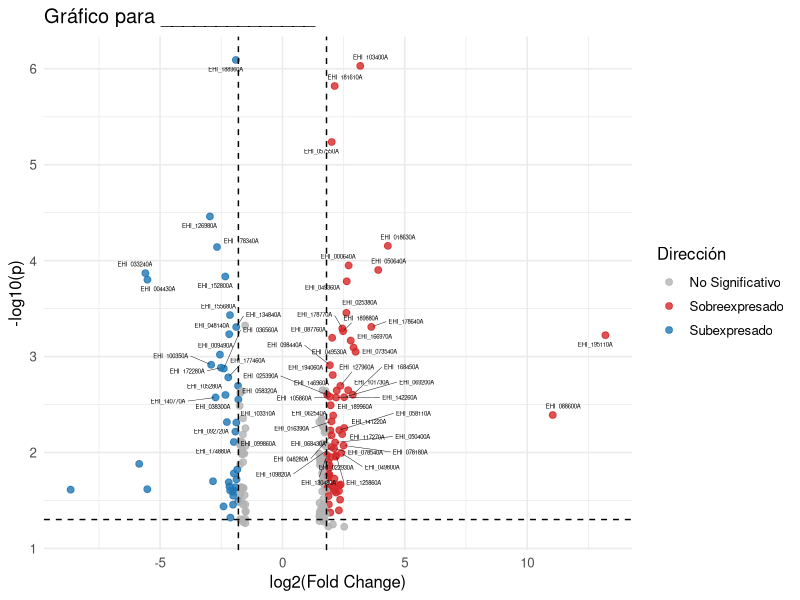
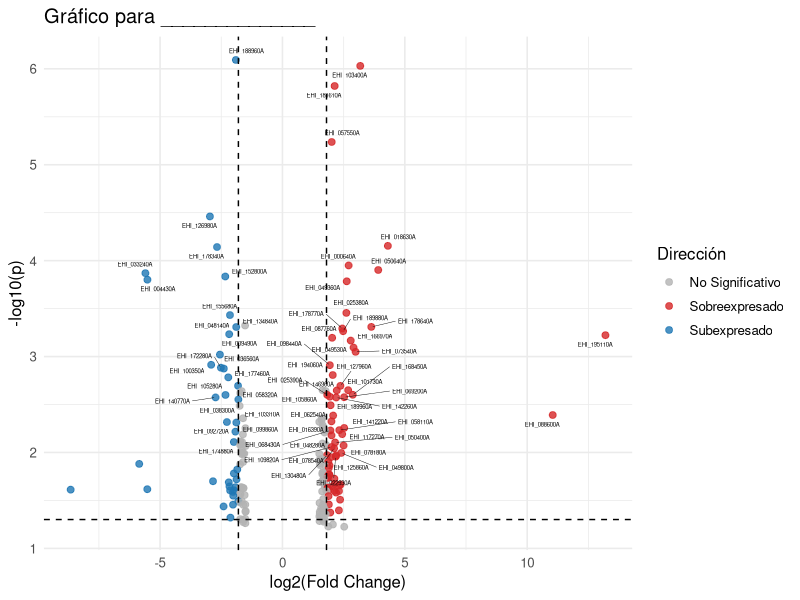

Recreate these plots in R, in order.
#---- Librerias ----
library(ggplot2)
library(dplyr)
library(ggrepel)
#---- Directorio de trabajo ----
#setwd("~/Documentos/VolcanoPlots")
setwd("~/Documents/GitHub/MapaCalorReloaded/VolcanoPlots")
#---- Lectura de datos ----
datos <- read.table("pEhExvsEhMyb10.txt", 
                    header = TRUE,    # Si la primera fila tiene nombres de columna
                    sep = "\t",       # \t = tabulador; usa "," si es CSV
                    stringsAsFactors = FALSE)
summary(datos)
colnames(datos)<- c("Genes","baseMean","log2FC",
                    "lfcSE","stat","pvalue","padj",
                    "EhMyb10_1","EhMyb10_2","EhMyb10_3",
                    "pEhEx_1","pEhEx_2","pEhEx_3",
                    "EhMyb10_1.1","EhMyb10_2.1","EhMyb10_3.1",
                    "pEhEx_1.1","pEhEx_2.1","pEhEx_3.1",
                    "Certeza","DE" )
# Parametro central
top_n_labels <- 65
#---- Procesamiento de datos ----
alpha_cut    <- 0.05; lfc_cut      <- 1.8; 
##---- dataframe ----
datos <- datos %>%
  mutate(
    fuente_pvalue = padj,
    p_selecc = pvalue,
    p_selecc = pmax(p_selecc, .Machine$double.xmin),        # evitar -Inf
    menoslog10p = -log10(p_selecc),
    signif = case_when(
      p_selecc < alpha_cut & abs(log2FC) > lfc_cut ~ "Significativo", TRUE ~ "No Significativo"),
    direccion = case_when(
      p_selecc < alpha_cut & log2FC >=  lfc_cut ~ "Sobreexpresado",
      p_selecc < alpha_cut & log2FC <= -lfc_cut ~ "Subexpresado",
      TRUE ~ "No Significativo")
  )
##---- Etiquetar los top por nivel de significancia ----
to_label <- datos %>%
  filter(signif == "Significativo") %>% arrange(desc(menoslog10p)) %>% slice_head(n = top_n_labels)
print(to_label)
##---- Generacion de la grafica de Volcan ----
p <- ggplot(datos, aes(x = log2FC, y = menoslog10p)) +
  geom_point(aes(color = direccion), alpha = 0.8, size = 2) +
  scale_color_manual(values = c("Subexpresado" = "#1f77b4", "No Significativo" = "grey70", "Sobreexpresado" = "#d62728")) +
  geom_vline(xintercept = c(-lfc_cut, lfc_cut), linetype = "dashed") +
  geom_hline(yintercept = -log10(alpha_cut), linetype = "dashed") +
  ggrepel::geom_text_repel(
    data = to_label,aes(label = Genes),
    size = 1.5, max.overlaps = 50, segment.size=0.15
  ) +
  labs(
    title = "Gráfico para ______________",
    x = "log2(Fold Change)",y = "-log10(p)", color = "Dirección"
  ) +  theme_minimal(base_size = 12)
print(p)

nombre0 <- paste0("VolcanoPlot_pvalue0",top_n_labels,".pdf")
pdf(nombre0)
print(p)
dev.off()
#---- Contando ----
conteo_colores <- datos %>%
  filter(!is.na(log2FC), !is.na(menoslog10p),
         direccion %in% c("Sobreexpresado", "Subexpresado")) %>%
  count(direccion, name = "n_genes")
conteo_colores <- as.data.frame(conteo_colores); 
nombre1 <- paste0("cuantos_color_pvalue0",top_n_labels,".csv")
write.csv(conteo_colores,nombre1)
##----- Data frame para genes sobreexpresados -----
df_sobreexpresado <- datos %>%
  filter(!is.na(log2FC), !is.na(menoslog10p),
         direccion == "Sobreexpresado") %>%
  select(Genes, log2FC, menoslog10p, pvalue)
nombre3 <- paste0("Genes_sobreexpresados_pvalue0",top_n_labels,".csv")
write.csv(df_sobreexpresado,nombre3)
##----- Data frame para genes subexpresados -----
df_subexpresado <- datos %>%
  filter(!is.na(log2FC), !is.na(menoslog10p),
         direccion == "Subexpresado") %>%
  select(Genes, log2FC, menoslog10p, pvalue)
nombre4 <- paste0("Genes_subexpresados_pvalue0",top_n_labels,".csv")
write.csv(df_subexpresado,nombre4)